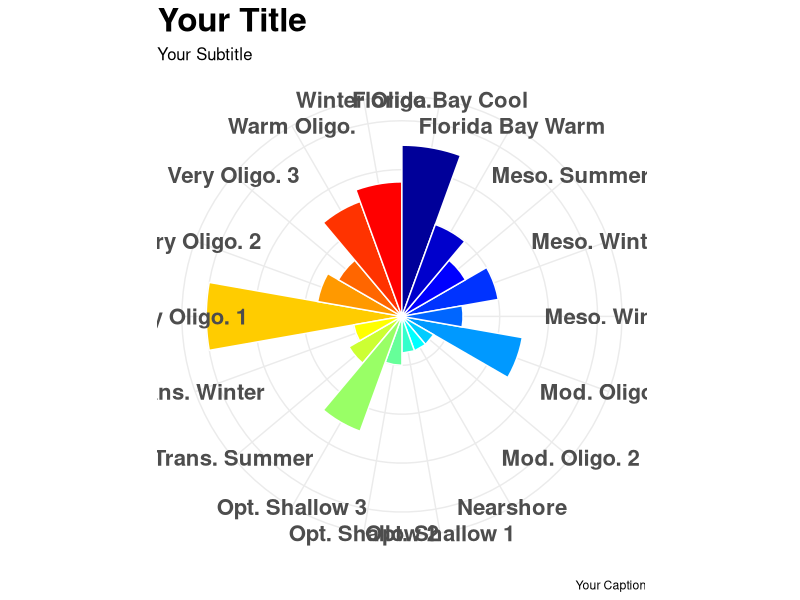
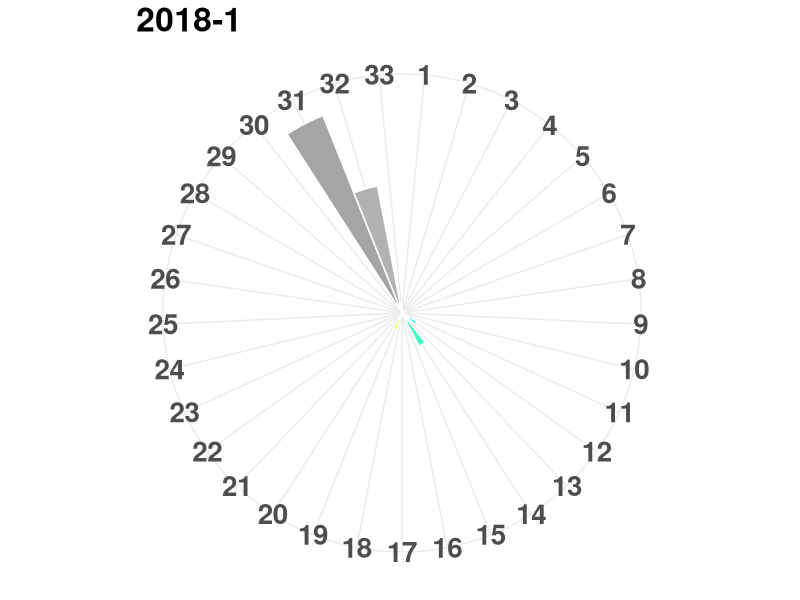
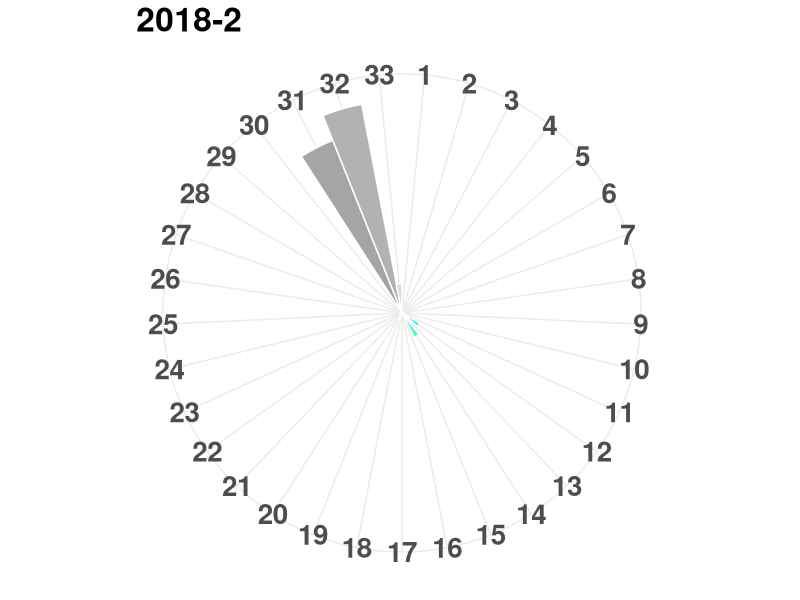
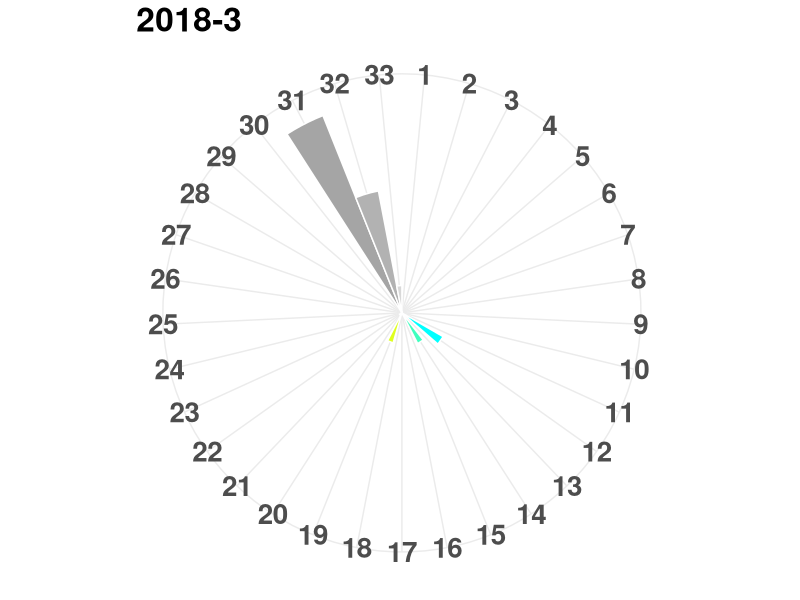
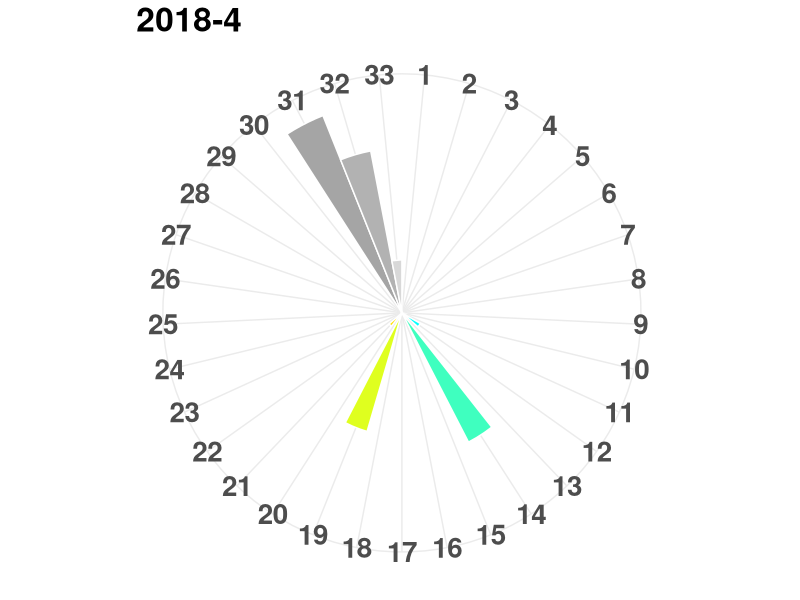
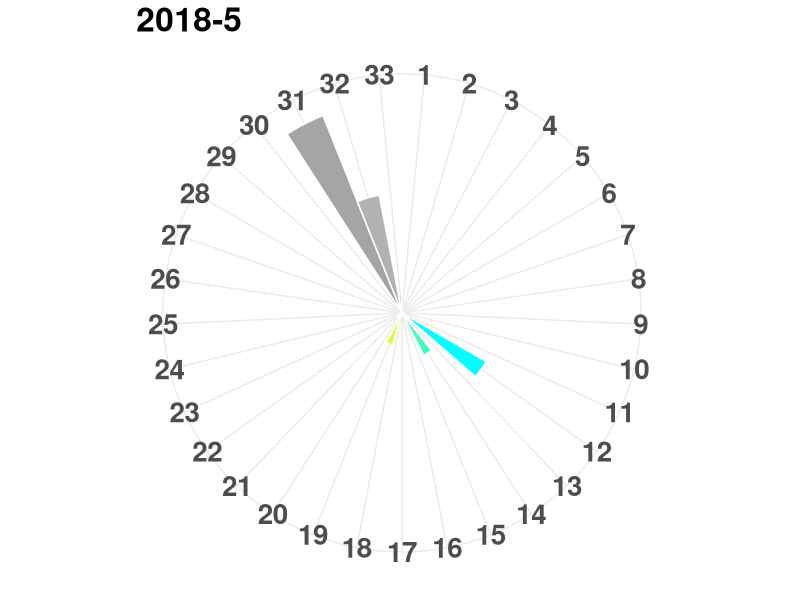
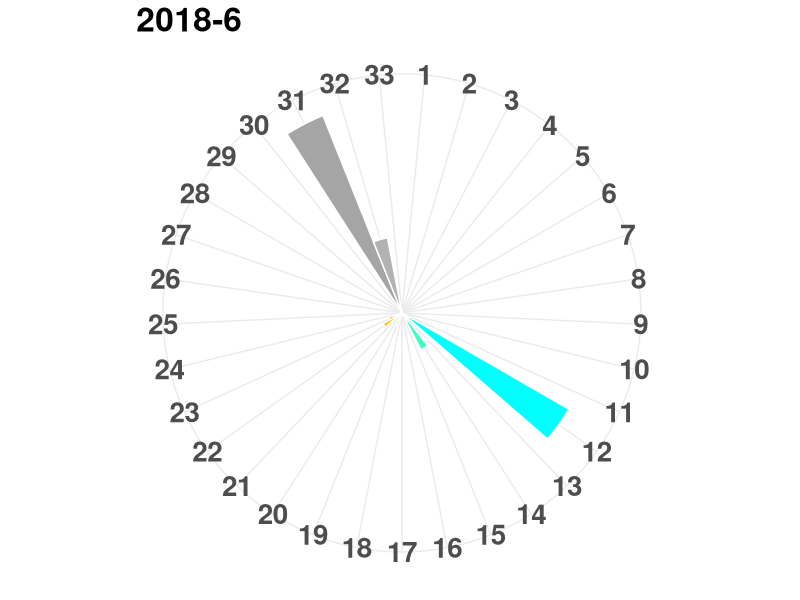
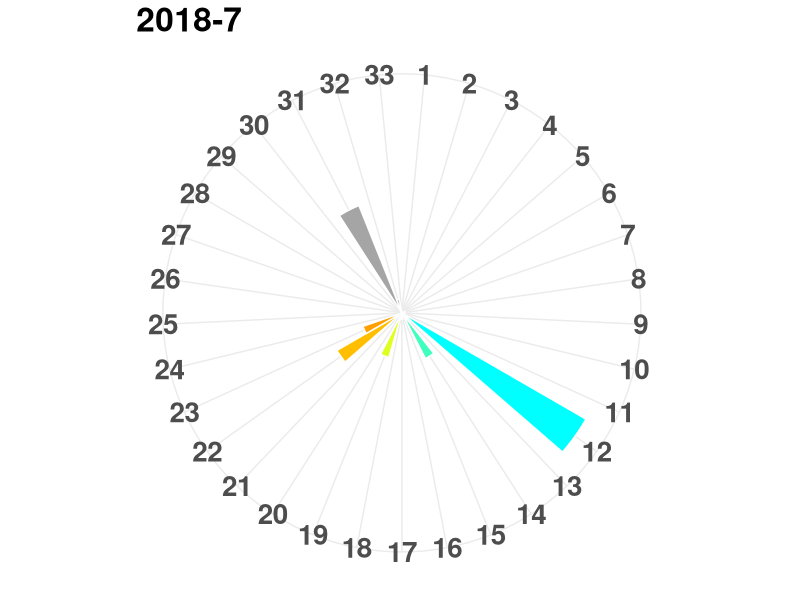

These figures' R source, in order:
#### Create polar bar plots
#### From: http://conormclaughlin.net/2018/07/creating-circumplex-polar-bar-charts-in-r-with-ggplot2/
####       http://rstudio-pubs-static.s3.amazonaws.com/72298_c1ba7f77276a4f27a0f375cadc9fac5d.html
#### Enrique Montes
#### October 5, 2019

# Import tidyverse to have access to dplyr and ggplot2
library(tidyverse)

#### FOR THE FKNMS
# Create a data frame with columns "variable" and "value"
data <- data.frame(
  variable = c(
    "Very Oligo. 1",
    "Very Oligo. 2",
    "Very Oligo. 3",
    "Mod. Oligo. 1",
    "Warm Oligo.",
    "Winter Oligo.",
    "Mod. Oligo. 2",
    "Meso. Winter 1", 
    "Meso. Winter 2", 
    "Meso. Summer",
    "Trans. Summer",
    "Trans. Winter",
    "Florida Bay Cool",
    "Florida Bay Warm",
    "Nearshore",
    "Opt. Shallow 1",
    "Opt. Shallow 2",
    "Opt. Shallow 3"
  ), 
  value = sample(18, replace = TRUE))

# Create a simple column chart using the data frame, colored by variable
plot <- ggplot(data,
               aes(
                 x = variable,
                 y = value,
                 fill = factor(variable)
               )) +
  geom_col(width = 1, color = "white") 

# Create bar plot color lookup table
color_tbl = c("#000099", "#0000CC", "#0000FF", "#0033FF", "#0066FF", "#0099FF",
  "#00CCFF", "#00FFFF", "#33FFCC", "#66FF99", "#99FF66", "#CCFF33", "#FFFF00",
  "#FFCC00", "#FF9900", "#FF6600", "#FF3300", "#FF0000")

#### use this code to generate colors:
# red = cmap_rgb$X33[1]
# green = cmap_rgb$X33[2]
# blue = cmap_rgb$X33[3]
# rgb(red,green,blue, maxColorValue = 255)
####
  
# View the plot
plot2 <- plot + coord_polar() + labs(
  x = "",
  y = "",
  title = "Your Title",
  subtitle = "Your Subtitle", 
  caption = "Your Caption"
) + 
  # Assign the ggplot2 minimal theme
  theme_minimal() +
  
  # Remove legend, axes, text, and tick marks
  theme(
    legend.position = "none",
    axis.title.x = element_blank(),
    axis.title.y = element_blank(),
    axis.ticks = element_blank(),
    axis.text.y = element_blank(),
    axis.text.x = element_text(face = "bold", size = 16),
    plot.title = element_text(size = 24, face = "bold"),
    plot.subtitle = element_text(size = 12)
  )

# View the plot
plot2 + scale_fill_manual(values = color_tbl)

# ggsave("YOUR_FILENAME.png", width = 16, height = 12, unit = "in")


################################################################################################################
#### FOR GLOBAL SEASCAPE CLASSES

library(tidyverse)

setwd("~/polar_barplot_seascapes/data/labrador") ## change LME

## read data: the csv file is generated by GET_SEASCAPE_v2.m
seascapes = read_csv(file="hist_vals_labrador.csv", col_names = FALSE) ## change LME
dates <- c("2018-1", "2018-2", "2018-3", "2018-4", "2018-5", "2018-6", "2018-7", "2018-8", "2018-9", "2018-10", "2018-11", "2018-12")

for(i in 1:nrow(seascapes)) {
  
  sel_date <- dates[i]

# Create a data frame with columns "variable" and "value"
data <- data.frame(
  variable = as.factor(1:33), value = t(seascapes[i,]))

# Create a simple column chart using the data frame, colored by variable
plot <- ggplot(data, aes(variable, value, fill = variable)) +
  geom_bar(width = 1, stat = "identity", color = "white") + 
  scale_y_continuous(breaks = 0:nlevels(data$variable)) +
  theme_gray() +
  theme(axis.ticks = element_blank(),
        axis.text = element_blank(),
        axis.title = element_blank(),
        axis.line = element_blank())
plot 

# Create bar plot color lookup table
color_tbl = c("#00009F", "#0000BF", "#0000DF", "#0000FF", "#001FFF", "#003FFF", "#005FFF", "#007FFF", "#009FFF",
"#00BFFF", "#00DFFF", "#00FFFF", "#1FFFDF", "#3FFFBF", "#5FFF9F", "#7FFF7F", "#9FFF5F", "#BFFF3F", "#DFFF1F", "#FFFF00",
 "#FFDF00", "#FFBF00", "#FF9F00", "#FF7F00", "#FF5F00", "#FF3F00", "#FF1F00", "#FF0000", "#DF0000", "#BF0000", "#A5A5A5",
 "#B2B2B2", "#D8D8D8")

# View the plot
plot2 <- plot + coord_polar() + labs(
  x = "",
  y = "",
  title = sel_date) + 
  # Assign the ggplot2 minimal theme
  theme_minimal() +
  
  # Remove legend, axes, text, and tick marks
  theme(
    legend.position = "none",
    axis.title.x = element_blank(),
    axis.title.y = element_blank(),
    axis.ticks = element_blank(),
    axis.text.y = element_blank(),
    axis.text.x = element_text(face = "bold", size = 20),
    plot.title = element_text(size = 24, face = "bold"),
    plot.subtitle = element_text(size = 12)
  )

# View the plot
plot3 <- plot2 + scale_fill_manual(values = color_tbl)

filename <- paste("labrador", i, ".jpeg") ## change LME

ggsave(plot= plot3, filename = filename, device = "jpeg", width = 10, height = 11,  dpi=300)

}

